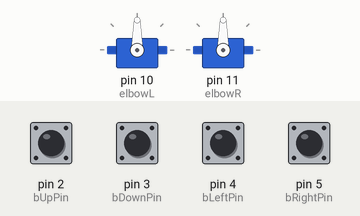
Recording of a sketch running on a simulated Arduino Uno, built with avr-gcc and run on an emulated ATmega328P. Parts: 2 × servo. The test bench sets the inputs (shaded band); at power-on: pin 2 (bUpPin), pin 3 (bDownPin), pin 4 (bLeftPin), pin 5 (bRightPin) HIGH.

Above: at 1.2 s.
1.3 s: pin 5 (bRightPin) pulled LOW for 1 s
3.8 s: pin 2 (bUpPin) pulled LOW for 1 s
At 5.1 s:
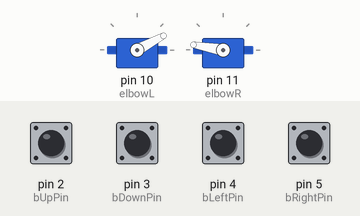
6.3 s: pin 3 (bDownPin) pulled LOW for 0.15 s
At 7.5 s:
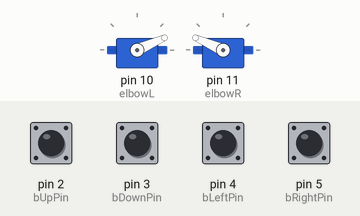
7.9 s: pin 4 (bLeftPin) pulled LOW for 0.15 s
At 8.9 s:
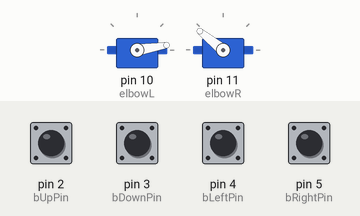
9.5 s: pin 3 (bDownPin) pulled LOW for 1 s
At 11.4 s:
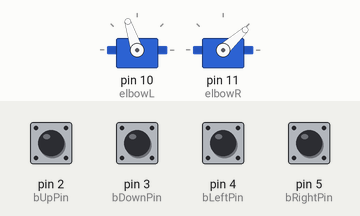
12.0 s: pin 5 (bRightPin) pulled LOW for 0.15 s
At 13.1 s:
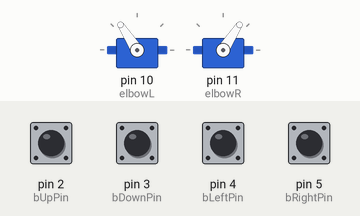
Timing chart, 0 to 14.6 s (numbered marks = the images above; inputs shaded):
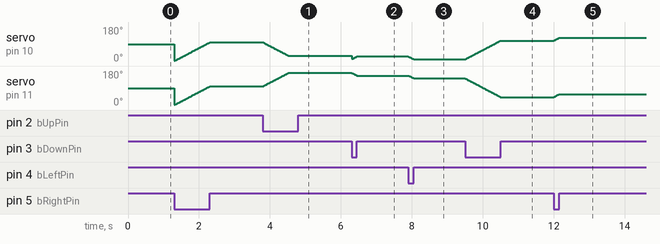

Measured:
- after the input at 3.8 s, servo on pin 10 (elbowL): moves from 99° to 28° over 0.71 s, starting at once; servo on pin 11 (elbowR): moves from 99° to 170° over 0.71 s, starting at once
- after the input at 6.3 s, servo on pin 10 (elbowL): 28° → 24° at once; servo on pin 11 (elbowR): 170° → 156° at once
- after the input at 7.9 s, servo on pin 10 (elbowL): 24° → 9° at once; servo on pin 11 (elbowR): 156° → 141° at once
- after the input at 9.5 s, servo on pin 10 (elbowL): moves from 9° to 108° over 1.0 s, starting at once; servo on pin 11 (elbowR): moves from 141° to 42° over 1.0 s, starting at once
- after the input at 12.0 s, servo on pin 10 (elbowL): 108° → 123° at once; servo on pin 11 (elbowR): 42° → 57° at once

The sketch:

DifferentialElbow.ino
```cpp
#include <Servo.h>
#include <Arduino.h>
const byte servoPin[2] = {4,5};

Servo elbowL;
Servo elbowR;
int leftAngle;
int rightAngle;

int pitch=45; int rot=90;
byte bUpPin=2, bDownPin=3, bLeftPin=4, bRightPin=5;
void setup() {
  // put your setup code here, to run once:
  elbowL.attach(10);
  elbowR.attach(11);
  Serial.begin(9600);
  pinMode(bUpPin,INPUT_PULLUP);
  pinMode(bDownPin,INPUT_PULLUP);
  pinMode(bLeftPin,INPUT_PULLUP);
  pinMode(bRightPin,INPUT_PULLUP);
}

void loop() {
  // put your main code here, to run repeatedly:

  if (!digitalRead(bUpPin)){
    elbowVert(1);
  } else if (!digitalRead(bDownPin)){
    elbowVert(-1);
  }
  if (!digitalRead(bRightPin)){
    elbowRot(1);
  } else if (!digitalRead(bLeftPin)){
    elbowRot(-1);
  }
  delay(10);
}

void constructionSetup(){
  elbowL.write(90);
  elbowR.write(90);
}

void elbowVert(int pitch){
  if ((leftAngle-pitch<=170)&&(leftAngle-pitch>=10)){
    leftAngle=leftAngle-pitch;
  }  else{
    return;
  }if ((rightAngle+pitch<=170)&&(rightAngle+pitch>=10)){
    rightAngle=(pitch+rightAngle);
  } else{
    return;
  }
  elbowL.write(leftAngle);
  elbowR.write(rightAngle);
}

void elbowRot(int rot){
  if ((leftAngle+rot<=360)&&(leftAngle+rot>=0)){
    leftAngle=leftAngle+rot;
  }  else{
    return;
  }if ((rightAngle+rot<=360)&&(rightAngle+rot>=0)){
    rightAngle=(rot+rightAngle);
  } else{
    return;
  }
  elbowL.write(leftAngle);
  elbowR.write(rightAngle);
}
```
